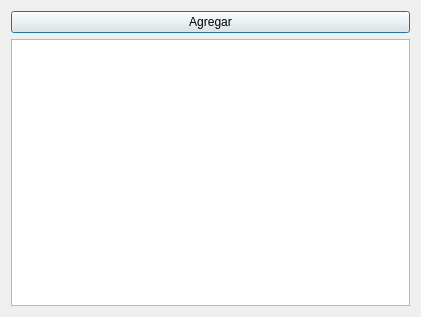
<?xml version="1.0" encoding="UTF-8"?>
<ui version="4.0">
 <class>Dialog</class>
 <widget class="QDialog" name="Dialog">
  <property name="geometry">
   <rect>
    <x>0</x>
    <y>0</y>
    <width>421</width>
    <height>317</height>
   </rect>
  </property>
  <property name="windowTitle">
   <string>Dialog</string>
  </property>
  <layout class="QGridLayout" name="gridLayout">
   <item row="0" column="0">
    <widget class="QPushButton" name="agregarButton">
     <property name="text">
      <string>Agregar</string>
     </property>
    </widget>
   </item>
   <item row="1" column="0">
    <widget class="QListWidget" name="listWidget"/>
   </item>
  </layout>
 </widget>
 <resources/>
 <connections/>
</ui>
